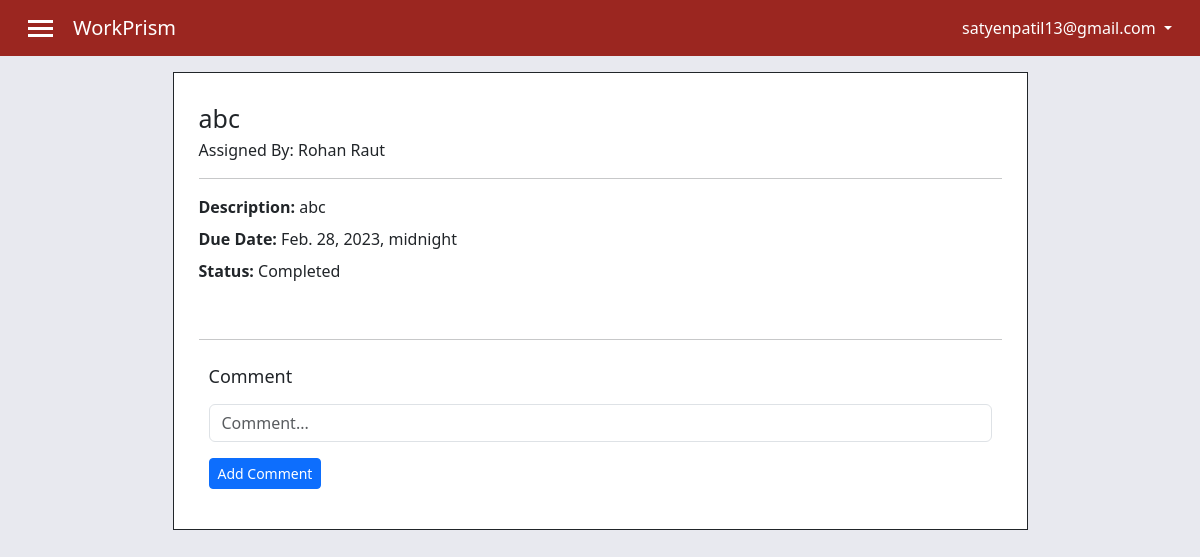
The app's page /task-detail/1/ (signed in) with its own data.
### api_services/models.py (models this page shows, shortened)
class Account(AbstractBaseUser, PermissionsMixin):
    email = models.EmailField(verbose_name="email", max_length=254, unique=True)
    username = models.CharField(max_length=100, unique=True)
    first_name = models.CharField(max_length=100)
    last_name = models.CharField(max_length=100)
    user_role = models.CharField(max_length=100)
    department = models.CharField(max_length=100)
    phone = models.CharField(max_length=10)
    date_joined = models.DateTimeField(verbose_name="date joined", auto_now_add=True)
    last_login = models.DateTimeField(verbose_name="last login", auto_now=True)
    is_admin = models.BooleanField(default=False)
    is_active = models.BooleanField(default=True)
    is_staff = models.BooleanField(default=False)
    is_superuser = models.BooleanField(default=False)
    USERNAME_FIELD = "email"
    REQUIRED_FIELDS = ["username", "first_name", "last_name", "user_role"]
    objects = MyAccountManager()

class Task(models.Model):
    task_id = models.IntegerField(primary_key=True)
    assignor_name = models.CharField(max_length=500)
    assignor_email = models.EmailField()
    assignee_name = models.CharField(max_length=500)
    assignee_email = models.EmailField()
    title = models.CharField(max_length=500)
    description = models.CharField(max_length=1000)
    deadline = models.DateTimeField()
    status = models.CharField(max_length=100)

### web_app/views.py (the view, shortened to what this page needs)
# urls.py: path('task-detail/<int:pk>/', task_detail_view, name="task_detail_view"),
def task_detail_view(request, pk):
    data = {}
    data['task_details'] = Task.objects.get(task_id=pk)
    data['files'] = File.objects.filter(task_id=pk)
    data['file_cnt'] = len(File.objects.filter(task_id=pk, uploaded_by_email=data['task_details'].assignee_email))
    data['comments'] = Comment.objects.filter(task_id=pk)
    return render(request, 'task_detail.html', data)

### templates/task_detail.html (shortened to what this page needs)
{% extends 'base.html' %}
{% block additional_links %}
<link rel="stylesheet" href="/static/task_detail.css">
{% endblock additional_links %}
{% block body %}
<div class="container mt-3 mb-3">
    <div class="row justify-content-center">
        <div class="col-12 col-sm-11 col-md-11 col-lg-9 border border-dark main_content">
            <h1>{{task_details.title}}</h1>
            <div class="assigned_by">Assigned By: {{task_details.assignor_name}}</div>
            <hr>
            <div class="description mb-2">
                <b>Description: </b> {{task_details.description}}
            </div>
            <div class="deadline mb-2">
                <b>Due Date: </b> {{task_details.deadline}}
            </div>
            <div class="status mb-4">
                <b>Status: </b> {{task_details.status}}
            </div>
            <hr>
            <div class="container comment_section">
                <h2 class="mb-3">Comment</h2>
                <form action="/add-comment/{{task_details.task_id}}/" method="post">
                    <div class="mb-3">
                        <input type="text" class="form-control" name="comment" placeholder="Comment...">
                    </div>
                    <button type="submit" class="btn btn-sm btn-primary">Add Comment</button>
                </form>
            </div>
        </div>
    </div>
</div>
{% endblock body %}

### templates/base.html (shortened to what this page needs)
<!doctype html>
<html lang="en">
  <head>
    <link href="https://cdn.jsdelivr.net/npm/bootstrap@5.3.0-alpha1/dist/css/bootstrap.min.css" rel="stylesheet">
    <link rel="stylesheet" href="/static/base.css">
    {% block additional_links %}{% endblock additional_links %}
  </head>
  <body>
    <nav class="navbar navbar_custom navbar-expand-lg bg-body-tertiary px-3">
      <div class="container-fluid d-flex justify-content-between">
        <div class="navbar_item d-flex align-items-center">
          <div class="menu_container" data-bs-toggle="offcanvas" href="#offcanvasExample" role="button" aria-controls="offcanvasExample">
            <div class="menu_icon"></div>
            <div class="menu_icon"></div>
            <div class="menu_icon"></div>
          </div>
          <a class="navbar-brand" href="#">WorkPrism</a>
        </div>
        <div class="navbar_item user_email">
          <li class="nav-item dropdown">
            <a class="nav-link dropdown-toggle" href="#" role="button" data-bs-toggle="dropdown" aria-expanded="false">
              {{request.user.email}}
            </a>
          </li>
        </div>
        </div>
    </nav>
    {% block body %}{% endblock body %}
  </body>
</html>

### static/base.css (style rules this page uses)
.menu_icon { width: 25px; height: 3px; background-color: white; margin: 4px 0px; }
.menu_container { margin-right: 20px; }
.navbar_custom { background-color: #9B2620 !important; color: white; }
.navbar-brand { color: white; }
body { background-color: #E8E9EF; }
h1 { text-align: center; font-size: 25px; }
.dropdown { list-style-type: none; }

### static/task_detail.css (style rules this page uses)
.comment_section { margin-top: 10px; padding: 10px; }
h1 { text-align: left; margin-bottom: 5px; }
.main_content { padding: 30px 25px; background-color: white; }
h2 { font-size: 18px; }

### records on screen
Account: user.email "satyenpatil13@gmail.com"
Task: title "abc", assignor_name "Rohan Raut", description "abc", deadline "Feb. 28, 2023, midnight", status "Completed"
